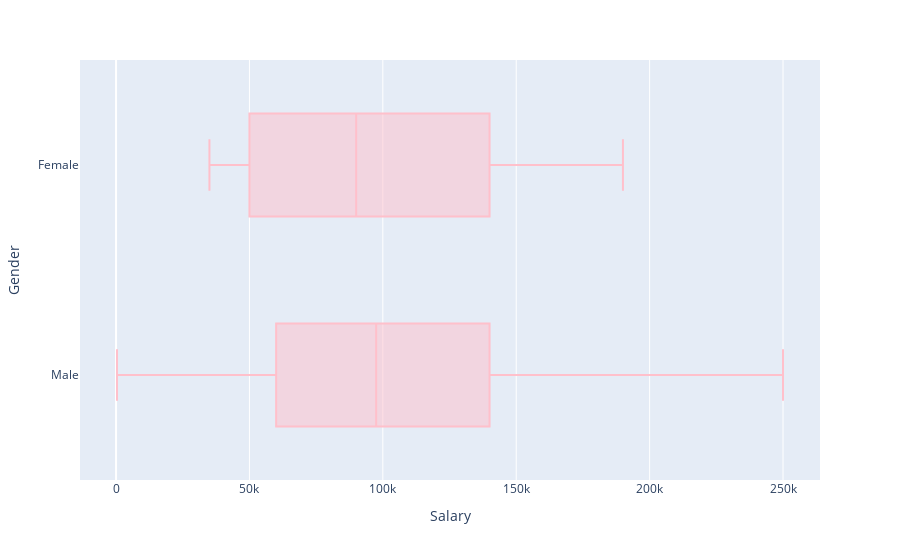

Write notebook code for a chart like this one.
### Code cell
ageGen = px.box(df, x="Salary", y="Gender", color_discrete_sequence=['pink'])
ageGen.show()

### Figure 1 — Plotly figure (JSON) as saved in the notebook; plotly's stock layout.template omitted (floating-point values rounded to 4 significant figures; data arrays with more than 128 entries replaced by an {"elided": "..."} marker saying what was removed)
{"data": [{"alignmentgroup": "True", "hovertemplate": "Salary=%{x}<br>Gender=%{y}<extra></extra>", "legendgroup": "", "marker": {"color": "pink"}, "name": "", "notched": false, "offsetgroup": "", "orientation": "h", "showlegend": false, "type": "box", "x": {"elided": "324 int values"}, "x0": " ", "xaxis": "x", "y": {"elided": "324 str values"}, "y0": " ", "yaxis": "y"}], "layout": {"boxmode": "group", "legend": {"tracegroupgap": 0}, "margin": {"t": 60}, "xaxis": {"anchor": "y", "domain": [0, 1], "title": {"text": "Salary"}}, "yaxis": {"anchor": "x", "domain": [0, 1], "title": {"text": "Gender"}}}}
